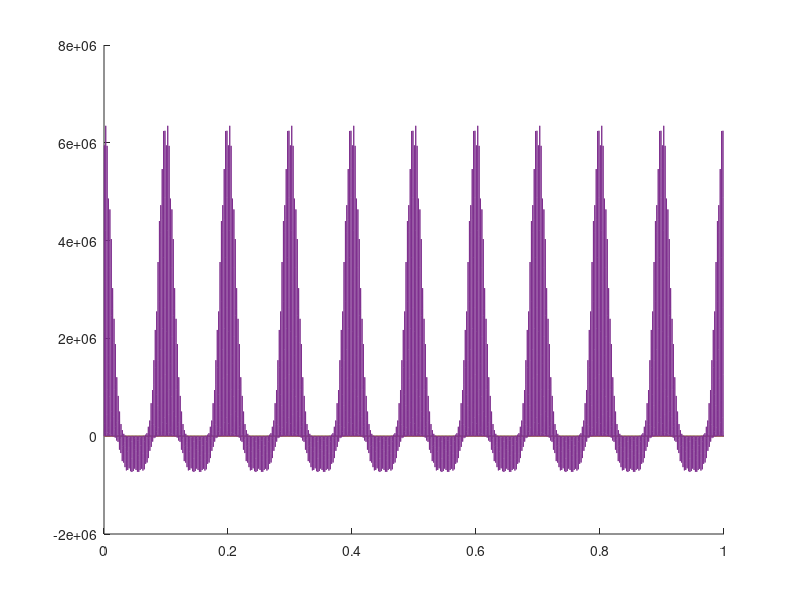

The MATLAB script that drew this image:
clear

    t=0:0.0001:1;
    w1=450;
    w2=440;
    k=10;
    %v=340;
    %lambda=v./w
    y1=k*sin(2*pi*t*w1);
    y2=sin(2*pi*t*w2);
    y3=y1+y2;
    a=y1.*y2.*y3.*exp(y3);
    %r=exp(a);
    hold
    plot(t,y1,t,y2,t,y3,t,a)
    sound(y1,10000)
    sound(y2,10000)
    sound(y3,10000)
    sound(a, 10000)
    %sound(r,10000)